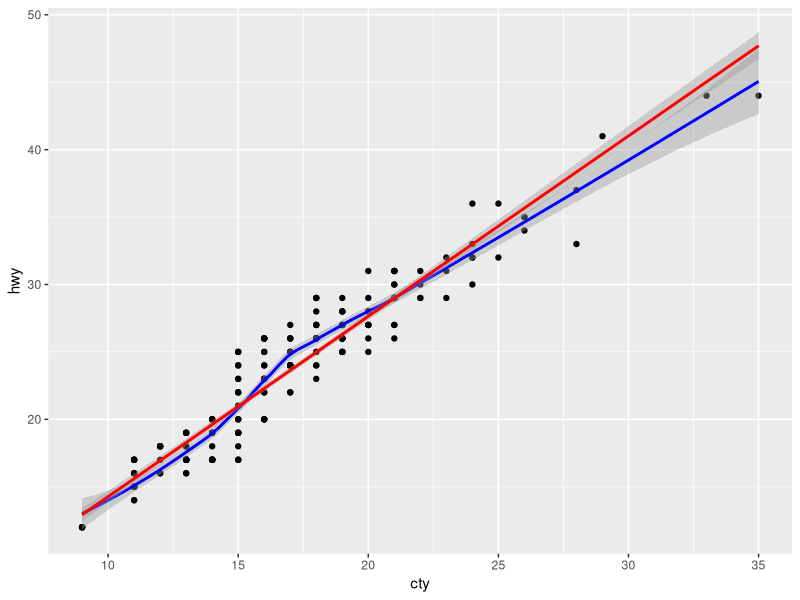
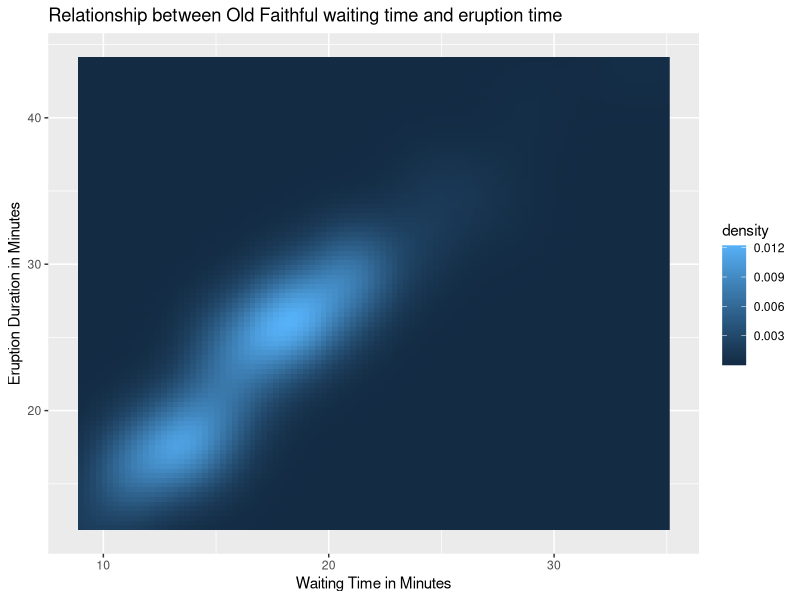

Generate these figures, in order, with R:
# Homework #9 Scipt
# Initial: 6 Feb 2019
# Revision: 6 Feb 2019
# Ray Nelson

# Libraries
library(tidyverse)

cov(mpg$hwy, mpg$cty)
cor(mpg$hwy, mpg$cty)

mpg %>% 
  ggplot(aes(x = cty, y = hwy)) +
  geom_point() +
  geom_smooth(color = "blue") +
  geom_smooth(method = "lm", color = "red")

mpg %>%
  ggplot(aes(x = cty, y = hwy)) +
  stat_density_2d(aes(fill = stat(density)), geom = "raster", contour = FALSE) +
  labs(
    title = "Relationship between Old Faithful waiting time and eruption time",
    x = "Waiting Time in Minutes",
    y = "Eruption Duration in Minutes"
  )
